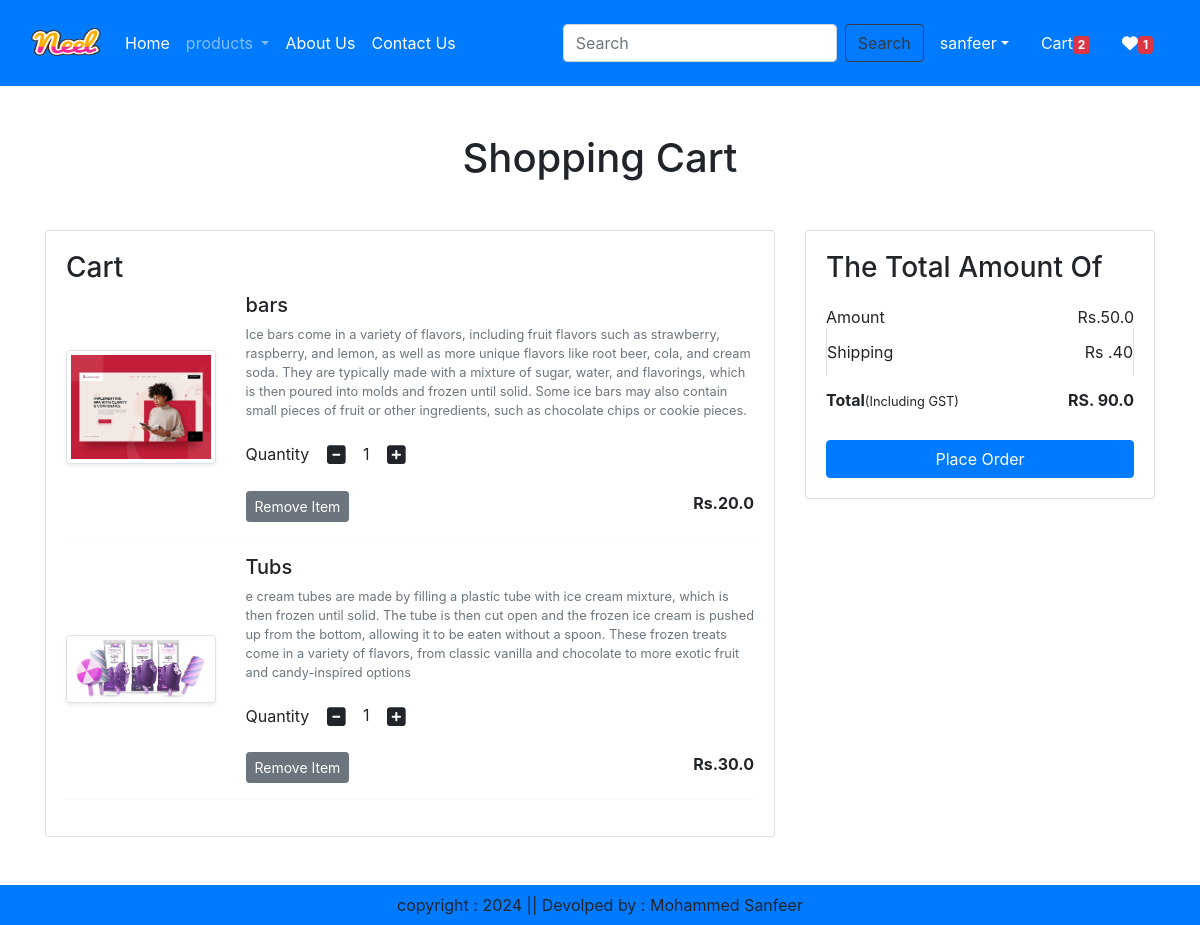
Page /cart/ (signed in) on the earlier database version.
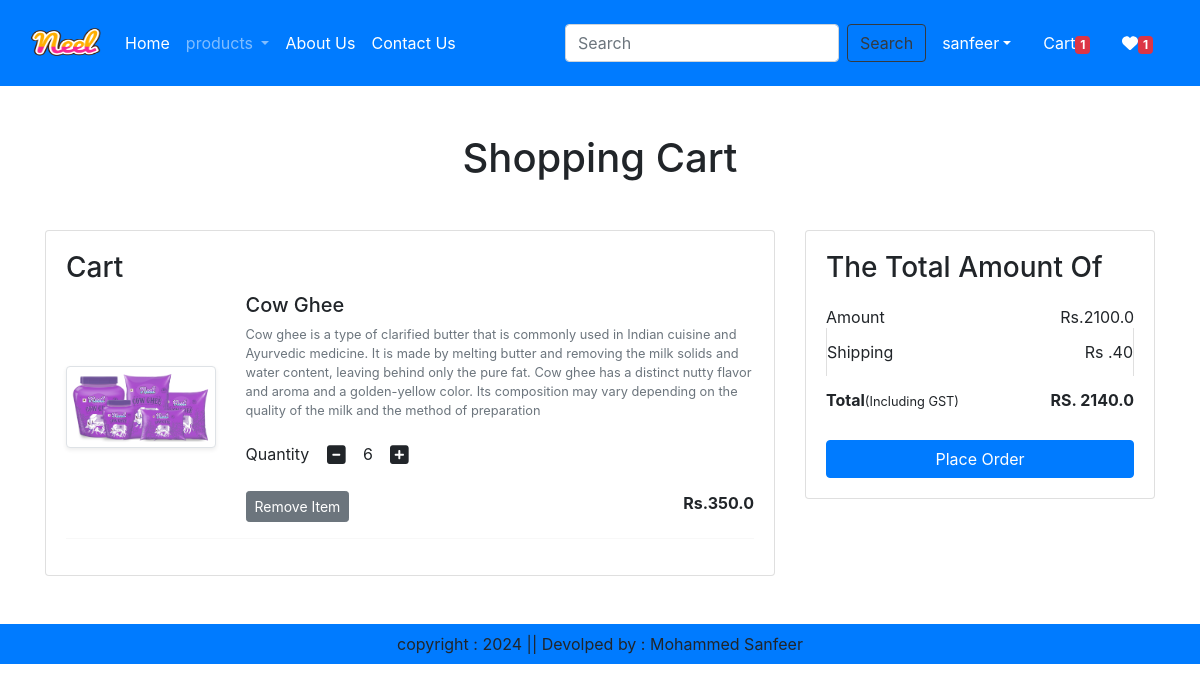
Same page on the later database version.
### ecommerce/models.py (models this page shows, shortened)
class Cart(models.Model):
    user = models.ForeignKey(User,on_delete=models.CASCADE)
    product  = models.ForeignKey(Product, on_delete=models.CASCADE)
    quantity = models.PositiveIntegerField(default=1)

class Product(models.Model):
    title = models.CharField(max_length=100)
    selling_price = models.FloatField()
    discounted_price = models.FloatField()
    description = models.TextField()
    composition =models.TextField(default='')
    prodapp = models.TextField(default='')
    category = models.CharField(choices=CATOGERY_CHOICES, max_length=2)
    product_image = models.ImageField(upload_to='product')

### ecommerce/views.py (the view)
# urls.py: path('cart/',views.show_cart,name='showcart'),
@login_required
def show_cart(request):
    user = request.user
    cart = Cart.objects.filter(user=user)
    amount =0
    for p in cart:
       value = p.quantity * p.product.discounted_price
       amount= amount + value
    totalamount = amount + 40
    totalitem = 0
    wishitem =0
    if request.user.is_authenticated:
        totalitem = len(Cart.objects.filter(user=request.user))
        wishitem = len(Wishlist.objects.filter(user=request.user))
    return render( request,'addtocart.html',locals())

### ecommerce/templates/addtocart.html (shortened to what this page needs)
{% extends 'base.html' %}
{% load static %}
{% block main-content %}
<div class="container my-5">
    <div class="row">
        {% if cart %}
            <h1 class="text-center mb-5"> Shopping Cart</h1>
            <div class="col-sm-8">
                <div class="card">
                    <div class="card-body">
                        <h3 >Cart</h3>
                        {% for item in cart %}
                        <div class="row">
                            <div class="col-sm-3 text-center align-self-center"><img src="{{item.product.product_image.url}}" alt="" class="img-fluid img-thumbnail shadow-sm" height="150" width="150"></div>
                            <div class="col-sm-9">
                                <div>
                                    <h5>{{item.product.title}}</h5>
                                    <p class="mb-2 text-muted small">{{item.product.description}}</p>
                                    <div class="my-3">
                                    <label for="quantity">Quantity</label>
                                    <a class="minus-cart btn" pid="{{item.product.id}}"><i class="fa fa-minus-square fa-lg"></i></a>
                                    <span id="quantity">{{item.quantity}}</span>
                                    <a class="plus-cart btn " pid="{{item.product.id}}"><i class="fa fa-plus-square fa-lg"></i></a>
                                    </div>
                                    <div class="d-flex justify-content-between">
                                        <a href="#" class="remove-cart btn btn-sm btn-secondary mr-3" pid="{{item.product.id}}">Remove Item</a>
                                        <p class="mb-0 "><span><strong>Rs.{{item.product.discounted_price}}</strong></span></p>
                                    </div>
                                </div>
                            </div>
                        </div>
                        <hr class="text-muted">
                        {% endfor %}
                    </div>
                </div>
            </div>
            <div class="col-sm-4">
                <div class="card">
                    <div class="card-body">
                        <h3>The Total Amount Of </h3>
                        <ul class="list-group">
                            <li class="list-group-item d-flex justify-content-between align-items-center border-0 px-0 pb-0 ">Amount <span id="amount">Rs.{{amount}}</span></li>
                            <li class="list-group-item d-flex justify-content-between align-items-center  px-0 ">Shipping <span >Rs .40</span></li>
                            <li class="list-group-item d-flex justify-content-between align-items-center border-0 px-0 mb-3 ">
                                <div>
                                    <strong>Total</strong><small>(Including GST)</small>
                                </div>
                                <span id="totalamount"><strong>RS. {{totalamount}}</strong></span>
                            </li>
                        </ul>
                        <div class="d-grid "><a href="{% url 'checkout' %}" class="btn btn-primary">Place Order </a></div>
                    </div>
                </div>
            </div>
            {% else %}
            <h1 class="text-center mb-5">Cart is Empty</h1>
        {% endif %}
    </div>
</div>
{% endblock main-content %}

### ecommerce/templates/base.html (shortened to what this page needs)
<!DOCTYPE html>
{% load static %}
<html lang="en">
<head>
    <link href="https://cdn.jsdelivr.net/npm/bootstrap@5.2.3/dist/css/bootstrap.min.css" rel="stylesheet">
    <link rel="stylesheet" href="https://cdn.jsdelivr.net/npm/bootstrap@4.0.0/dist/css/bootstrap.min.css">
    <link rel="stylesheet" href="https://cdnjs.cloudflare.com/ajax/libs/font-awesome/5.15.3/css/all.min.css">
    <link rel="stylesheet" href="{% static 'css/owl.carousel.min.css'  %}">
    <link rel="stylesheet" href="{% static 'all.min.css'  %}">
    <link rel="stylesheet" href="{% static 'css/style.css'  %}">
</head>
<body>
    <nav class="navbar navbar-expand-lg navbar-dark bg-primary">
        <div class="container-fluid">
          <a class="navbar-brand" href="#">
            <img src="{% static 'images/Neel.png' %}"  width="70" height="60" alt="">
          </a>
          <div class="collapse navbar-collapse" id="navbarSupportedContent">
            <ul class="navbar-nav me-auto mb-2 mb-lg-0">
              {% if request.user.is_authenticated %}
              <li class="nav-item">
                <a class="nav-link active" aria-current="page" href="/">Home</a>
              </li>
              <li class="nav-item dropdown">
                <a class="nav-link dropdown-toggle " href="#" role="button" data-bs-toggle="dropdown" aria-expanded="false">
                  products
                </a>
              </li>
              <li class="nav-item">
                <a class="nav-link text-white" href="{% url 'about' %}">About Us</a>
              </li>
              <li class="nav-item">
                <a class="nav-link text-white" href="{% url 'contact' %}">Contact Us</a>
              </li>
            </ul>
            <form class="d-flex" role="search" action="/search">
              <input class="form-control me-2" type="search" placeholder="Search" name="search" aria-label="Search">
              <button class="btn btn-outline-dark" type="submit">Search</button>
            </form>
          </div>
          <ul class="navbar-nav me-auto mb-2 mb-lg-0">
            <li class="nav-item dropdown mx-2">
                <a class="nav-link dropdown-toggle text-white" href="" id="profileDropdown" role="bu
                " data-bs-toggle="dropdown" aria-expanded="false">{{request.user}}</a>
            </li>
            <li class="nav-item mx-2">
                <a href="{% url 'showcart' %}" class="nav-link text-white">Cart<span class="badge bg-danger">{% if totalitem > 0 %}{{totalitem}}{% endif %}</span> </a>
            </li>
            <li class="nav-item mx-2">
                <a href="{% url 'showwishlist' %}" class="nav-link text-white"><i class="fa fa-heart"></i><span class="badge bg-danger">{% if wishitem > 0 %}{{wishitem}}{% endif %}</span> </a>
            </li>
          {% endif %}
          </ul>
        </div>
    </nav>
    {% block main-content %} {% endblock main-content %}
    <footer class="container-fluid  bg-primary text-center p-2 mt-5">
        copyright : 2024 || Devolped by : Mohammed Sanfeer
    </footer>
</body>
</html>

Differences in the rows shown:
removed Cart: product.product_image (picture), product "bars", product.description "Ice bars come in a variety of flavors, including fruit flavors such as strawberry, raspberry, and lemon, as well as more unique flavors like root beer, cola, and cream soda. They are typically made with a mixture of sugar, water, and flavorings, which is then poured into molds and frozen until solid. Some ice bars may also contain small pieces of fruit or other ingredients, such as chocolate chips or cookie pieces.", quantity "1", product.discounted_price "20.0"
removed Cart: product.product_image (picture), product "Tubs", product.description "e cream tubes are made by filling a plastic tube with ice cream mixture, which is then frozen until solid. The tube is then cut open and the frozen ice cream is pushed up from the bottom, allowing it to be eaten without a spoon. These frozen treats come in a variety of flavors, from classic vanilla and chocolate to more exotic fruit and candy-inspired options", quantity "1", product.discounted_price "30.0"
added Cart: product.product_image (picture), product "Cow Ghee", product.description "Cow ghee is a type of clarified butter that is commonly used in Indian cuisine and Ayurvedic medicine. It is made by melting butter and removing the milk solids and water content, leaving behind only the pure fat. Cow ghee has a distinct nutty flavor and aroma and a golden-yellow color. Its composition may vary depending on the quality of the milk and the method of preparation", quantity "6", product.discounted_price "350.0"
Other differences:
{{ totalitem }}: "2" → "1"
{{ amount }}: "50.0" → "2100.0"
{{ totalamount }}: "90.0" → "2140.0"
